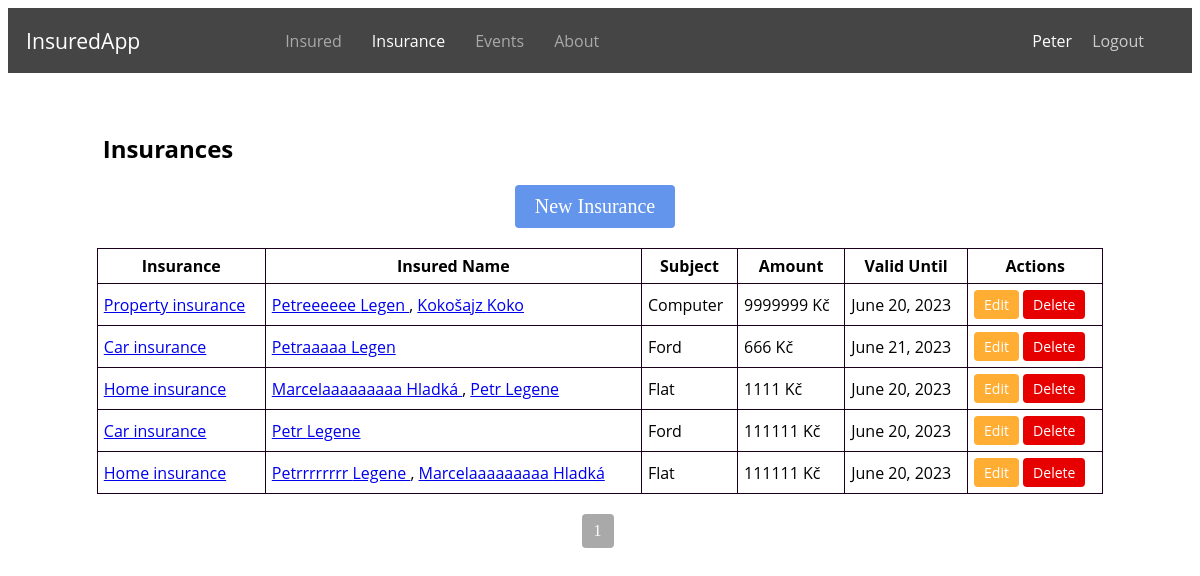
Screenshot of /insurances/ (signed in) with the database file from the repository.
### evidence/models.py (models this page shows, shortened)
class Insurance(models.Model):
    INSURANCE_TYPE = (
        ('home', 'Home insurance'),
        ('car', 'Car insurance'),
        ('property', 'Property insurance'),
    )
    insurance = models.ManyToManyField(Insured, related_name='insurance')
    type = models.CharField(max_length=32, choices=INSURANCE_TYPE)
    subject = models.CharField(max_length=32)
    amount = models.CharField(max_length=32)
    valid_from = models.DateField()
    valid_until = models.DateField()
    class Meta:
        ordering = ['id']

class Insured(models.Model):
    user = models.ForeignKey(User, on_delete=models.CASCADE, related_name='insured', null=True, blank=True)
    first_name = models.CharField(max_length=100)
    profile_photo = models.ImageField(upload_to='profile_photos', blank=True, null=True)
    last_name = models.CharField(max_length=100)
    email = models.EmailField()
    role = models.CharField(max_length=20, choices=RoleEnum.choices(), null=True)
    street = models.CharField(max_length=100)
    city = models.CharField(max_length=64)
    zipcode = models.CharField(max_length=16)
    phone = models.CharField(max_length=16)
    is_policyholder = models.BooleanField(default=False)
    class Meta:
        ordering = ['id']

### evidence/views.py (the view)
# urls.py: path('insurances/', views.insurances, name='insurances'),
def insurances(request):
    insurance_objects = Insurance.objects.all()
    for insurance in insurance_objects:
        insured_names = [f"{insured.first_name} {insured.last_name}" for insured in insurance.insurance.all()]
        insurance.insured_names = ", ".join(insured_names)
    paginator = Paginator(insurance_objects, 7)
    page_number = request.GET.get('page')
    insurances = paginator.get_page(page_number)
    return render(request, 'insurances.html', {'insurances': insurances, 'page_obj': insurances})

### evidence/templates/insurances.html (shortened to what this page needs)
{% extends 'base.html' %}
{% block content %}
  <h2 class="insurances-h">Insurances</h2>
  <div class="main-buttons">
        <a href="{% url 'new_insurance' %}" class="button button-add">New Insurance</a>
  </div>
  <table class="insurances-table">
    <thead>
      <tr>
        <th>Insurance</th>
        <th>Insured Name</th>
        <th>Subject</th>
        <th>Amount</th>
        <th>Valid Until</th>
        {% if has_permission or user.is_superuser %}
        <th>Actions</th>
        {% endif %}
      </tr>
    </thead>
    <tbody>
      {% for insurance in page_obj %}
        <tr>
          <td><a href="{% url 'insurance_detail' insurance_id=insurance.id %}">{{ insurance.get_type_display }}</a></td>
          <td>
            {% for insured in insurance.insurance.all %}
              <a href="{% url 'insured_detail' insured_id=insured.id %}">{{ insured.first_name }} {{ insured.last_name }}
              </a>{% if not forloop.last %}, {% endif %}
            {% endfor %}
          </td>
          <td>{{ insurance.subject }}</td>
          <td>{{ insurance.amount }} Kč</td>
          <td>{{ insurance.valid_until }}</td>
          {% if has_permission or user.is_superuser %}
          <td>
              <a href="{% url 'edit_insurance' insurance_id=insurance.id %}" class="button button-edit">Edit</a>
              <a href="{% url 'delete_insurance' insurance_id=insurance.id %}" class="button button-delete"
                 onclick="return confirm('Are you sure you want to delete this insurance?')">Delete</a>
          </td>
          {% endif %}
        </tr>
      {% endfor %}
    </tbody>
  </table>
  <div class="pagination">
    <span class="current-page">{{ page_obj.number }}</span>
  </div>
{% endblock %}

### evidence/templates/base.html (shortened to what this page needs)
<!DOCTYPE html>
<html>
{% load static %}
<head>
    <link href="{% static 'css/style.css' %}" rel="stylesheet">
</head>
<body>
    <div class="navbar">
        <div class="navbar-logo">
            <a href="/" class="navbar-logo">InsuredApp</a>
        </div>
        <div class="navbar-links">
            <a href="/insured/" {% if request.path == '/insured/' %}class="active"{% endif %}>Insured</a>
            <a href="/insurances/" {% if request.path == '/insurances/' %}class="active"{% endif %}>Insurance</a>
            <a href="/insurance_events/" {% if request.path == '/insurance_events/' %}class="active"{% endif %}>Events</a>
            <a href="/about/" {% if request.path == '/about/' %}class="active"{% endif %}>About</a>
        </div>
        <div class="navbar-login">
            {% if user.is_authenticated %}
                <span>{{ user.username }}</span>
                <a href="/logout/">Logout</a>
            {% else %}
                <a href="/login/">Login</a>
                <a href="/signup/">Sign Up</a>
            {% endif %}
        </div>
    </div>
    <div class="content">
        {% block content %}{% endblock %}
    </div>
</body>
</html>

### static/css/style.css (style rules this page uses)
.navbar { color: #fff; background-color: #454545; padding: 18px; display: flex; align-items: center; justify-content: space-between; font-family: 'Open Sans', sans-serif; }
.navbar-links { display: flex; align-items: center; }
.navbar a { color: #ccc; text-decoration: none; margin-right: 30px; }
.navbar-logo { color: #fff !important; font-size: 115% ; margin-right: 10%; }
.navbar-links a { color: #A9A9A9; text-decoration: none; margin-right: 30px; }
.navbar-links a.active { color: #FFF; }
.navbar-login { display: flex; align-items: center; margin-left: auto; }
.navbar-login span { margin-right: 20px; }
.insured-h, .insurances-h, .insured-events-h { margin-top: 5%; margin-left: 8%; font-family: 'Open Sans', sans-serif; }
.button { display: inline-block; padding: 5px 10px; color: #fff; text-decoration: none; font-size: 14px; border-radius: 4px; }
.button-add { background-color: #6495ED; }
.button-edit { background-color: #ffad33; }
.button-delete { background-color: #e60000; }
.main-buttons { display: flex; justify-content: center; margin-top: 10px; }
.main-buttons .button { margin-right: 10px; font-size: 20px; padding: 10px 20px; }
.insured-table, .policies-table, .insurances-table, .insured-events-table { width: 85%; margin-top: 20px; margin-left: auto; margin-right: auto; border-collapse: collapse; font-family: 'Open Sans', sans-serif; }
.insured-table th, .insured-table td, .policies-table th, .policies-table td, .insurances-table th, .insurances-table td, .insured-events-table th, .insured-events-table td { padding: 6px; border: 1px solid #1a001a; }
.pagination { display: flex; justify-content: center; margin-top: 20px; }
.pagination .current-page { display: inline-block; padding: 8px 12px; background-color: #A9A9A9; color: #fff; font-size: 16px; border-radius: 4px; margin-right: 5px; }

### rows the page displays
Insurance: type "Property insurance", subject "Computer", amount "9999999", valid_until "June 20, 2023"
Insured: first_name "Petreeeeee", last_name "Legen"
Insured: first_name "Kokošajz", last_name "Koko"
Insurance: type "Car insurance", subject "Ford", amount "666", valid_until "June 21, 2023"
Insured: first_name "Petraaaaa", last_name "Legen"
Insurance: type "Home insurance", subject "Flat", amount "1111", valid_until "June 20, 2023"
Insured: first_name "Marcelaaaaaaaaa", last_name "Hladká"
Insured: first_name "Petr", last_name "Legene"
Insurance: type "Car insurance", subject "Ford", amount "111111", valid_until "June 20, 2023"
Insurance: type "Home insurance", subject "Flat", amount "111111", valid_until "June 20, 2023"
Insured: first_name "Petrrrrrrrr", last_name "Legene"

### other values shown
{{ user.username }} "Peter"
{{ page_obj.number }} "1"
